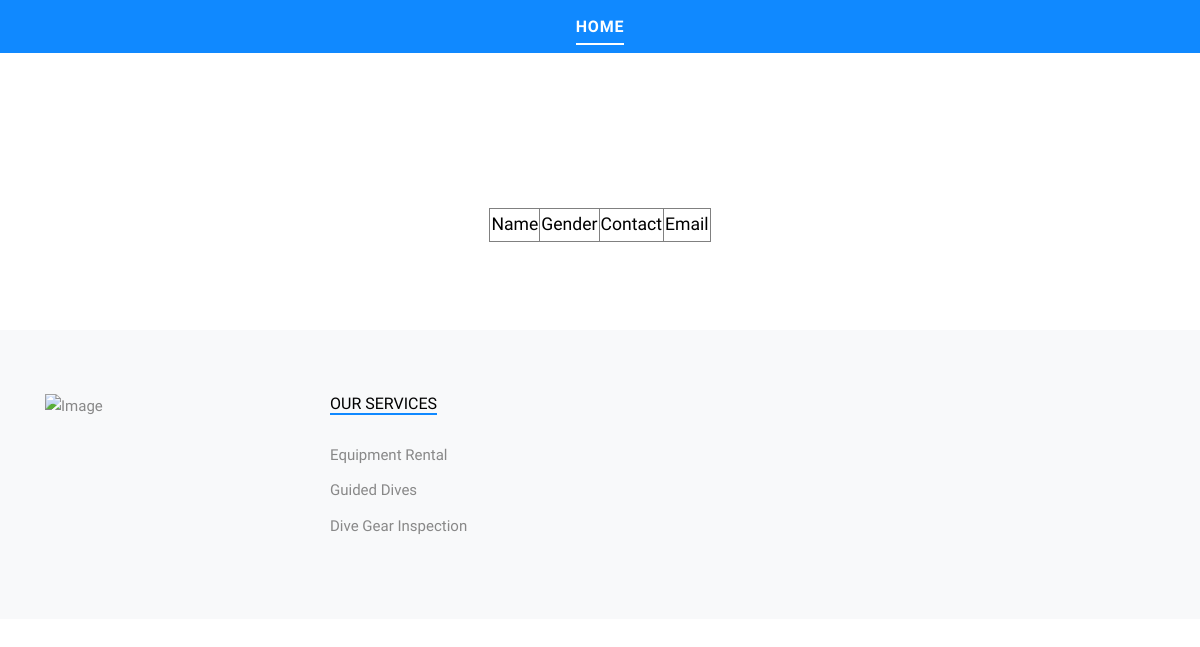
Before: /admin_viewuser with the older database file.
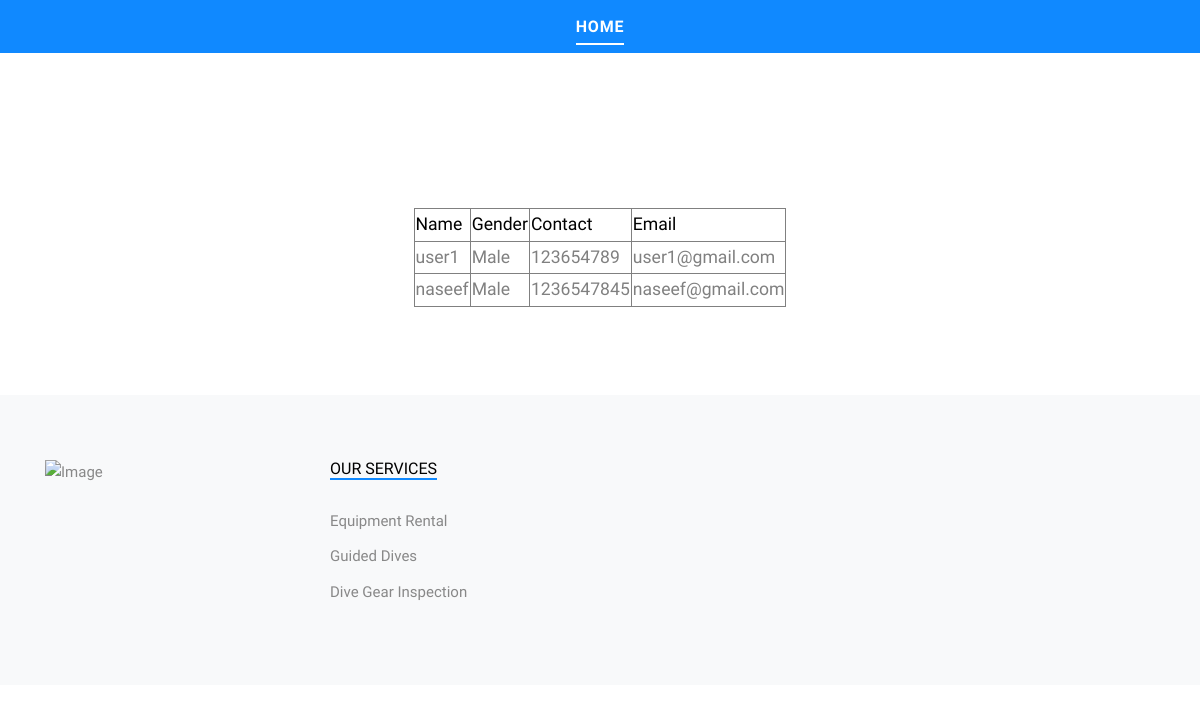
After: the same page with the newer database file.
### app/models.py (models this page shows)
class userr(models.Model):
    name = models.CharField(max_length=100)
    gender = models.CharField(max_length=100)
    contact = models.CharField(max_length=100)
    email = models.EmailField(max_length=100)
    password = models.CharField(max_length=100)
    user_id = models.ForeignKey(User,on_delete=models.CASCADE)

### app/views.py (the view)
# urls.py: path('admin_viewuser',views.viewuser,name='admin_viewuser'),
def viewuser(request):
    data = userr.objects.all()
    return render(request,'admin_viewuser.html',{'a':data})

### template/admin_viewuser.html (shortened to what this page needs)
<!DOCTYPE html>
<html lang="en">
  {% load static %}
<head>
  <link rel="stylesheet" href="/static/main/fonts/icomoon/style.css">
  <link rel="stylesheet" href="/static/main/css/bootstrap.min.css">
  <link rel="stylesheet" href="/static/main/css/jquery-ui.css">
  <link rel="stylesheet" href="/static/main/css/owl.carousel.min.css">
  <link rel="stylesheet" href="/static/main/css/owl.theme.default.min.css">
  <link rel="stylesheet" href="/static/main/css/owl.theme.default.min.css">
  <link rel="stylesheet" href="/static/main/css/jquery.fancybox.min.css">
  <link rel="stylesheet" href="/static/main/css/bootstrap-datepicker.css">
  <link rel="stylesheet" href="/static/main/fonts/flaticon/font/flaticon.css">
  <link rel="stylesheet" href="/static/main/css/aos.css">
  <link href="/static/main/css/jquery.mb.YTPlayer.min.css" media="all" rel="stylesheet" type="text/css">
  <link rel="stylesheet" href="/static/main/css/style.css">
</head>
<body data-spy="scroll" data-target=".site-navbar-target" data-offset="300">
  <div class="site-wrap">
    <div class="header-top bg-light">
      <div class="site-navbar py-2 js-sticky-header site-navbar-target d-none pl-0 d-lg-block" role="banner">
        <div class="container">
          <div class="d-flex align-items-center">
            <div class="mx-auto">
              <nav class="site-navigation position-relative text-right" role="navigation">
                <ul class="site-menu main-menu js-clone-nav mr-auto d-none pl-0 d-lg-block">
                  <li class="active">
                    <a href="{% url 'admin_homepage' %}" class="nav-link text-left">Home</a>
                  </li>
                </ul>
              </nav>
            </div>
          </div>
        </div>
      </div>
    </div>
    <div class="site-section">
      <br><br><br><br>
<!DOCTYPE html>
<html lang="en">
<head>
</head>
<body>
        <table align="center" border="1">
            <thead style="color: black;" >
              <tr>
                <td>Name</td>
                <td>Gender</td>
                <td>Contact</td>
                <td>Email</td>
            </tr>
            </thead>
            <tbody>
              {% for i in a %}
              <tr>
                <td>{{ i.name }}</td>
                <td>{{ i.gender }}</td>
                <td>{{ i.contact }}</td>
                <td>{{ i.email }}</td>
              </tr>
              {% endfor %}
            </tbody>
        </table>
</body>
</html>
    </div>
    <div class="footer bg-light">
      <div class="container">
        <div class="row">
          <div class="col-lg-3">
            <p class="mb-4"><img src="{% static 'Index/images/logo.png' %}" alt="Image" class="img-fluid"></p>
          </div>
          <div class="col-lg-3">
            <h3 class="footer-heading"><span>Our Services</span></h3>
            <ul class="list-unstyled">
              <li><a>Equipment Rental</a></li>
              <li><a>Guided Dives</a></li>
              <li><a>Dive Gear Inspection</a></li>
            </ul>
          </div>
        </div>
      </div>
    </div>
  </div>
</body>
</html>

Changed rows visible on the page:
added userr: name "user1", gender "Male", contact "123654789", email "user1@gmail.com"
added userr: name "naseef", gender "Male", contact "1236547845", email "naseef@gmail.com"
